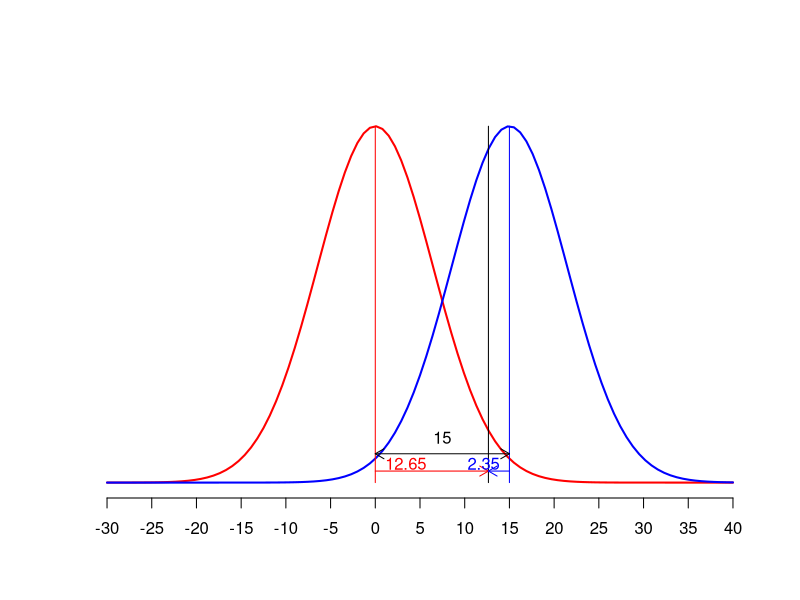

This figure's R source:
## ---- chunk 1
knitr::opts_chunk$set(echo       = TRUE,
                      message    = FALSE,
                      warning    = FALSE,
                      out.width  = 800,
                      out.height = 600,
                      fig.align  = "center",
                      dev        = "ragg_png")
## ---- chunk 2
p <- 0.50
alpha <- 0.05
eps <- 0.05
z <- qnorm(alpha/2, mean = 0, sd = 1, lower.tail = FALSE)

# サンプルサイズの計算式
n <- p*(1-p)*(z / eps)^2
sprintf('必要なサンプルサイズn = %.0f人', n)
## ---- chunk 3
alpha <- 0.05
beta <- 0.80
d <- 0.40

a <- qnorm(alpha/2, mean = 0, sd = 1, lower.tail = FALSE)
b <- qnorm(1-beta, mean = 0, sd = 1, lower.tail = FALSE)

n <- ceiling(2 * ((a + b) / d)^2)
sprintf('必要なサンプルサイズn = %.0f人', n)
## ---- chunk 4
power.t.test(n = NULL,
             delta = d,
             sd = 1, 
             sig.level = alpha,
             power = beta,
             type = 'two.sample',
             alternative = 'two.sided'
             )
## ---- chunk 5
alpha <- 0.05
beta <- 0.80

pa <- 2*asin(sqrt(0.75))
pb <- 2*asin(sqrt(0.55))
d <- abs(pa - pb)

a <- qnorm(alpha/2, mean = 0, sd = 1, lower.tail = FALSE)
b <- qnorm(1-beta, mean = 0, sd = 1, lower.tail = FALSE)

n <- ceiling(2 * ((a + b) / d)^2)
sprintf('必要なサンプルサイズn = %.0f人', n)
## ---- chunk 6
power.prop.test(n = NULL, 
                p1 = 0.75, 
                p2 = 0.55, 
                sig.level = alpha,
                power = beta,
                alternative = 'two.sided'
                )

## ---- chunk 7
alpha <- 0.01
beta <- 0.95

p <- 2*asin(sqrt(0.08))
p0 <- 2*asin(sqrt(0.03))
d <- sqrt(2) * abs(p - p0)

a <- qnorm(alpha/2, mean = 0, sd = 1, lower.tail = FALSE)
b <- qnorm(1-beta, mean = 0, sd = 1, lower.tail = FALSE)

n <- ceiling(2 * ((a + b) / d)^2)
sprintf('必要なサンプルサイズn = %.0f人', n)
## ---- chunk 8
library(pwr)
pwr.p.test(
  h = ES.h(0.03, 0.08),
  n = NULL,
  sig.level = alpha,
  power = beta,
  alternative = 'two.sided'
)
## ---- chunk 9
pi.s <- 0.38
pi.t <- 0.23
alpha <- 0.05
beta <- 0.10
delta <- pi.s - pi.t
phi <- 1
barpi <- ((pi.s + phi*pi.t)/(1 + phi))
z0.975 <- qnorm(1 - alpha/2, 0, 1)
z0.9 <- qnorm(1 - beta, 0, 1)

PHI <- (1 + phi)/phi
NUMERATOR <- (z0.975 * sqrt((1 + phi) * barpi * (1 - barpi)) + z0.9 * sqrt(phi * pi.s * (1 - pi.s) + pi.t * (1 - pi.t)))^2
DENOMINATOR <- delta^2
N <- PHI * (NUMERATOR/DENOMINATOR)   
N.S <- N / (1 + phi)
N.T <- phi * N / (1 + phi)
list(N = sprintf('必要な全体サンプルサイズn = %.0f人', ceiling(N)),
     N.S = sprintf('必要な群単位のサンプルサイズn = %.0f人', ceiling(N.S)),
     N.T = sprintf('必要な群単位のサンプルサイズn = %.0f人', ceiling(N.T))
                   )
## ---- chunk 10
power.prop.test(n = NULL, 
                p1 = pi.s, 
                p2 = pi.t, 
                sig.level = alpha,
                power = 1 - beta,
                alternative = 'two.sided'
)
## ---- chunk 11
# 適当な値と雑なスクリプトですいません
p1 <- c(0.10, 0.10, 0.10, 0.10)
p2 <- c(0.11, 0.12, 0.14, 0.15)
alpha <- 0.05
beta <- c(0.90, 0.80, 0.70, 0.60)
n <- length(beta)

for (i in 1:n) {
  for (j in 1:n) {
    for (k in 1:n) {
      res <- power.prop.test(
        n = NULL,
        p1 = p1[[i]],
        p2 = p2[[j]],
        sig.level = alpha,
        power = beta[[k]],
        alternative = 'two.sided'
      )
      
      cat(
        'p1=', p1[[i]],
        '/ p2=',p2[[j]],
        '/ beta=',beta[[k]],
        '/ n=', ceiling(res$n),
        '\n---------------------------------------\n'
      )
    }
  }
}

## ---- chunk 12
n <- 30
sd <- 25
mu0 <- 0; mu1 <- 15
alpha <- 0.05
xmin <- -30; xmax <- 40
ymin <- 0; ymax <- dnorm(mu0, mean = mu0, sd = sd * sqrt(2/n)) + 0.005
xseq <- seq(xmin, xmax, 0.01)

# dnorm(xseq, mean = mu0, sd = sd * sqrt(2/n))
# dnorm(xseq, mean = mu1, sd = sd * sqrt(2/n))
plot(NULL, xlim = c(xmin, xmax), ylim = c(ymin, ymax), xlab = "", ylab = "", xaxt = "n", yaxt = "n", axes = FALSE)
curve(dnorm(x, mean = mu0, sd = sd * sqrt(2/n)), lwd = 2, col = 'red', add = TRUE)
curve(dnorm(x, mean = mu1, sd = sd * sqrt(2/n)), lwd = 2, col = 'blue', add = TRUE)
axis(1, at = seq(xmin, xmax, 5))

segments(mu0, ymin, mu0, dnorm(mu0, mean = mu0, sd = sd * sqrt(2/n)), col = 'red')
segments(mu1, ymin, mu1, dnorm(mu1, mean = mu1, sd = sd * sqrt(2/n)), col = 'blue')
c <- qnorm(p = 1-alpha/2, mean = mu0, sd = sd * sqrt(2/n), lower.tail = TRUE)
segments(c, ymin, c, dnorm(mu1, mean = mu1, sd = sd * sqrt(2/n)))

a <- qnorm(p = alpha/2, mean = 0, sd = 1, lower.tail = FALSE) * sqrt(2/n) * sd
cc <- pnorm(q = a, mean = mu1, sd = sd * sqrt(2/n))
b <- qnorm(p = cc, mean = 0, sd = 1, lower.tail = FALSE) * sqrt(2/n) * sd

arrows(mu0, 0.005, mu1-mu0, 0.005, code = 3, length = 0.1, col = 'black')
arrows(mu0, 0.002, mu0+a, 0.002, code = 2, length = 0.1, col = 'red')
arrows(mu1, 0.002, mu1+(-1*b), 0.002, code = 2, length = 0.1, col = 'blue')

text(mu0, 0.003, round(a,2), col = 'red', pos = 4)
text(mu1, 0.003, round(b,2), col = 'blue', pos = 2)
text((mu1 - mu0)/2, 0.005, round(mu1 - mu0, 2), col = 'black', pos = 3)
## ---- chunk 13
# どのくらいの差があればビジネス的に意味のある差かを考える
mu_a <- 20
mu_b <- 22
# 過去のデータから実験はどの程度ばらつくのかを試算する
sd <- 2
# 平均の差と標準偏差を利用して効果量を算出する
delta <- (mu_b - mu_a)/sd
# ここまでの計算内容
list(
  mu_a = mu_a, 
  mu_b = mu_b, 
  sd = sd, 
  delta = delta
)
# サンプルサイズを計算する
power_pre <- pwr::pwr.t.test(
  n = NULL, 
  d = delta,
  sig.level = 0.05,
  power = 0.8,
  alternative = 'two.sided'
)
power_pre
## ---- chunk 14
# サンプルサイズをもとに実験する
n <- floor(power_pre$n)
set.seed(1)
a <- rnorm(n, mu_a, sd)
b <- rnorm(n, mu_b, sd)

# t検定を行う
t.test(a, b)
## ---- chunk 15
# 事後検出力分析のために統計量を計算
mean_post_a <- mean(a)
sd_post_a <- sd(a)
mean_post_b <- mean(b)
sd_post_b <- sd(b)
n_mod <- n - 1
sd_post_ab <- sqrt(
  ((n_mod*sd_post_a^2) + (n_mod*sd_post_b^2)) / (n_mod+n_mod)
)
delta_post <- (mean_post_b - mean_post_a)/sd_post_ab
list(
  mean_post_a = mean_post_a, 
  sd_post_a = sd_post_a, 
  mean_post_b = mean_post_b, 
  sd_post_b = sd_post_b,
  sd_post_ab = sd_post_ab
)
## ---- chunk 16
# 事後検出力分析を行う
power_post <- pwr::pwr.t.test(
  n = n,
  d = delta_post,
  sig.level = 0.05,
  power = NULL,
  alternative = 'two.sided'
)
# 効果量delta = 1を想定していたが、1.12となり、
# 検出力power = 0.8を想定していたが、0.86となった
power_post
